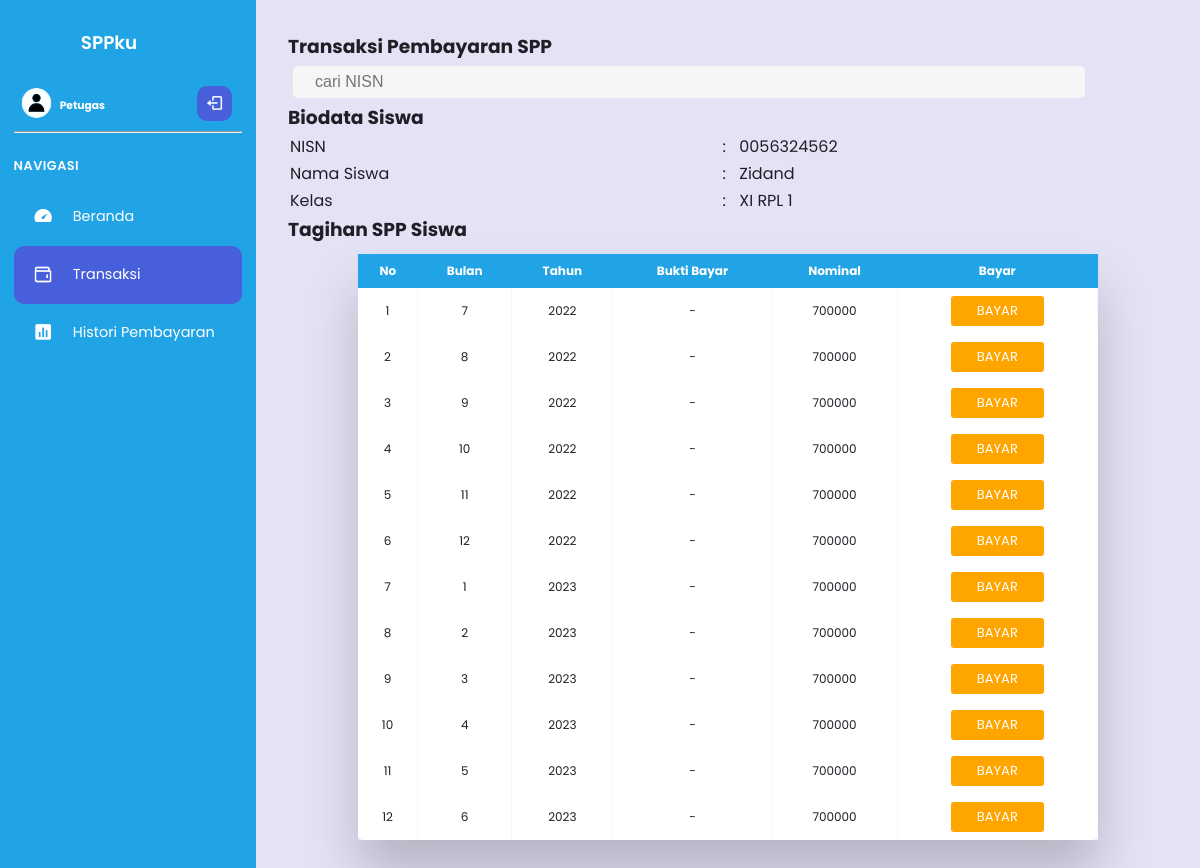
Page /petugas/search/searchspp.php?cari=0056324562 on the committed database.
### tables this page shows
CREATE TABLE `siswa` (
  `NISN` char(10) NOT NULL,
  `NIS` char(8) NOT NULL,
  `nama` varchar(50) NOT NULL,
  `id_kelas` int(11) NOT NULL,
  `alamat` text NOT NULL,
  `no_tlp` varchar(13) NOT NULL,
  `password` varchar(255) NOT NULL,
  `id` int(11) NOT NULL,
  `foto_siswa` varchar(255) NOT NULL
);

CREATE TABLE `kelas` (
  `id_kelas` int(11) NOT NULL,
  `nama_kelas` varchar(20) NOT NULL,
  `jurusan` varchar(20) NOT NULL,
  `id_angkatan` int(11) NOT NULL
);

CREATE TABLE `pembayaran` (
  `id_pembayaran` int(11) NOT NULL,
  `id_petugas` int(11) NOT NULL,
  `NISN` char(10) NOT NULL,
  `jatuh_tempo` date NOT NULL,
  `tgl_bayar` date NOT NULL,
  `bulan_spp` int(2) NOT NULL,
  `id_spp` int(11) NOT NULL,
  `tahun_spp` int(4) NOT NULL,
  `foto_bukti` varchar(255) NOT NULL,
  `keterangan` enum('lunas','belum lunas') NOT NULL
);

CREATE TABLE `spp` (
  `id_spp` int(11) NOT NULL,
  `id_angkatan` int(11) NOT NULL,
  `tahun` varchar(20) NOT NULL,
  `nominal` int(11) NOT NULL
);

### petugas/search/searchspp.php (the view, shortened to what this page needs)
<?php
      if ($_GET) {
        $search = $_GET['cari'];
          if(isset($_GET['cari'])){
          include "koneksi.php";
          $his = mysqli_query($conn, "select * from siswa where NISN like '$search'");
          $f=mysqli_fetch_array($his);
          $row = mysqli_num_rows($his);
          if ($row > 0) {
      ?>
<!DOCTYPE html>
<html lang="en">
<head>
  <link rel="stylesheet" href="style.css?<?php echo time(); ?>">
  <link href='https://unpkg.com/boxicons@2.0.9/css/boxicons.min.css' rel='stylesheet'>
</head>
<body>
<nav>
    <div class="sidebar-top">
      <h3 class="hide">SPPku</h3>
    </div>
    <div class="sidebar-footer">
      <div class="admin-user tooltip-element" data-tooltip="1">
        <div class="admin-profile hide">
          <img src="../gambar/Profile4.svg" alt="" width="30" height="30">
          <div class="admin-info">
            <h6>Petugas</h6>
          </div>
        </div>
        <a href="logout.php" class="log-out">
          <i class='bx bx-log-out ' ></i>
        </a>
      </div>
      <hr>
    </div>
    <div class="sidebar-links">
    <h4 class="hide">Navigasi</h4>
      <ul>
      <li class="tooltip-element" data-tooltip="1">
          <a href="home.php" class="active"data-active="1">
            <div class="icon">
              <i class='bx bxs-tachometer'></i>
            </div>
            <span class="link hide">Beranda</span>
          </a>
        </li>
        <div class="active-tab">
        <li class="tooltip-element" data-tooltip="0">
          <a href="transaksi.php" class="active" data-active="4">
            <div class="icon">
            <img style="width:1.3rem; margin-left:19px;"/>
            </div>
            <span class="link hide">Transaksi</span>
          </a>
        </li>
          </div>
        <li class="tooltip-element" data-tooltip="3">
          <a href="histori.php" class="active" data-active="3">
            <div class="icon">
              <i class='bx bxs-bar-chart-square'></i>
            </div>
            <span class="link hide">Histori Pembayaran</span>
          </a>
        </li>
      </ul>
    </div>
  </nav>
  <main>
  <h3>Transaksi Pembayaran SPP</h3>
<form method="get"  action="searchspp.php">
	 <input type="number" name="cari" placeholder="cari NISN"/>
</form>
<?php
$sq=mysqli_query($conn, "select * from siswa a join kelas b on b.id_kelas=a.id_kelas where a.NISN=$f[NISN] order by nama asc ");
$t=mysqli_fetch_array($sq);
?>
<h3>Biodata Siswa</h3>
<table>
	<tr>
		<td>NISN</td>
		<td>:</td>
		<td><?php echo $f['NISN']; ?></td>
	</tr>
	<tr>
		<td>Nama Siswa</td>
		<td>:</td>
		<td><?php echo $f['nama']; ?></td>
	</tr>
	<tr>
		<td>Kelas</td>
		<td>:</td>
		<td><?php echo $t['nama_kelas']; ?></td>
	</tr>
</table>
<h3>Tagihan SPP Siswa</h3>
<div class="table-wrapper">
  <table class="fl-table">
      <thead>
      <tr>
      <th>No</th>
      <th>Bulan</th>
      <th>Tahun</th>
      <th>Bukti Bayar</th>
      <th>Nominal</th>
      <th>Bayar</th>
      </tr>
      </thead>
      <tbody>
	<?php
    include "koneksi.php";
	$sql = mysqli_query($conn, "SELECT * FROM pembayaran WHERE NISN='$f[NISN]' ORDER BY jatuh_tempo ASC");
  $b=mysqli_query($conn, "select * from spp a join pembayaran b on b.id_spp=a.id_spp");
  while($d=mysqli_fetch_array($b)){
    $nominal=$d['nominal'];
  }
	$no=0;
	while($d=mysqli_fetch_array($sql)){
$bulan=$d['bulan_spp'];
$tahun=$d['tahun_spp'];
if($d['foto_bukti']==null){
 $bukti="-";
}else{
 $bukti="<span class='tampil-gambar' data-src='../../siswa/bukti/$d[foto_bukti]' alt='foto bukti'>Lihat Foto</span>";
}
    $no++;
    if($d['keterangan']=='lunas'){
      $bayar="<td>"."<img src='../gambar/lunas.png' style='width:40px; heigth:40px;'>"."</td>";
    }elseif($d['keterangan']=='belum lunas'){
    $bayar="<td>"."<a href='../proses_transaksi.php?id_pembayaran=$d[id_pembayaran]&NISN=$d[NISN]'  class='button-pay'>Bayar</a>"."</td>";
    }
?>
        <td><?=$no?></td>
        <td><?=$bulan?></td>
        <td><?=$tahun?></td>
        <td><?=$bukti?></td>
        <td><?=$nominal.$bayar?></td>
        <tbody>
        <?php
}
?>
</table>
  </main>
    </body>
    </html>
    <?php
          }elseif($row==0){
            header('location: searchemptyspp.php');
          }
          }
}
?>

### petugas/search/style.css (style rules this page uses)
*, *::before, *::after { padding: 0; margin: 0; box-sizing: border-box; }
:root { --main-color: #21a4e6; --main-color-dark: #475fda; --main-color-light: #5872f5; --text-color: #fcfcfd; }
body { font-family: "Poppins", sans-serif; overflow-x: hidden; background-color: #e4e2f5; min-height: 100vh; display: flex; position: relative; }
a { text-decoration: none; }
ul { list-style: none; }
nav { position: sticky; top: 0; left: 0; height: 150vh; background-color: var(--main-color); width: 16rem; padding: 1.8rem 0.85rem; color: #fff; display: flex; flex-direction: column; transition: width 0.5s ease-in-out; }
nav::before { content: ""; position: absolute; width: 2rem; height: 100%; top: 0; left: 100%; }
main { flex: 1; padding: 2rem; color: #1f2027; display: flex; flex-direction: column; }
.sidebar-top { position: relative; display: flex; align-items: center; }
.sidebar-top h3 { padding-left: 0.5rem; font-weight: 600; font-size: 1.15rem; }
.sidebar-links ul { position: relative; margin-top: 0; }
.sidebar-links li { position: relative; padding: 2.5px 0; }
.sidebar-links a { color: var(--text-color); font-weight: 400; font-size: 0.9rem; display: flex; align-items: center; height: 53px; }
.icon { font-size: 1.3rem; text-align: center; min-width: 3.7rem; display: grid; grid-template-columns: 1fr; grid-template-rows: 1fr; }
.icon i { grid-column: 1 / 2; grid-row: 1 / 2; transition: 0.3s; }
.icon i:last-child { opacity: 0; color: #fff; }
.sidebar-links a.active, .sidebar-links a:hover { color: #fff; }
.sidebar-links a .link { transition: opacity 0.3s 0.2s, color 0.3s; }
.sidebar-links a.active i:last-child { opacity: 1; }
.active-tab { width: 100%; background-color: var(--main-color-dark); border-radius: 10px; transition: top 0.3s; }
.sidebar-links h4 { position: relative; font-size: 0.8rem; text-transform: uppercase; font-weight: 600; padding: 0 ; color: var(--text-color); letter-spacing: 0.5px; height: 45px; line-height: 45px; transition: opacity 0.3s 0.2s, height 0.5s 0s; }
.sidebar-footer { position: relative; margin-top: 0; margin-left: 0; }
.sidebar-footer hr { margin-top: 10px; color: #fff; height: 2px; margin-bottom: 10px; }
.admin-user { display: flex; align-items: center; margin-left: 0; margin-top: 30px; }
.admin-profile { white-space: nowrap; max-width: 100%; transition: opacity 0.3s 0.2s, max-width 0.7s 0s ease-in-out; display: flex; align-items: center; flex: 1; overflow: hidden; margin-right: 10px; }
.admin-user img { width: 2.9rem; border-radius: 50%; margin: 0 0.4rem; }
.admin-info { width: 100%; }
.log-out { display: flex; height: 35px; width: 35px; background-color: var(--main-color-dark); color: var(--text-color); align-items: center; justify-content: center; font-size: 1.15rem; border-radius: 10px; margin: 0 0.65rem; transition: color 0.3s; }
.hide { transition: opacity 0.3s 0.2s; }
.table-wrapper { margin: 10px 70px 70px; box-shadow: 0px 35px 50px rgba( 0, 0, 0, 0.2 ); }
.fl-table { border-radius: 5px; font-size: 12px; font-weight: normal; border: none; border-collapse: collapse; width: 100%; white-space: nowrap; background-color: white; }
.fl-table td, .fl-table th { text-align: center; padding: 8px; }
.fl-table td { border-right: 1px solid #f8f8f8; font-size: 12px; }
.fl-table thead th { color: #ffffff; background: var(--main-color); }
.fl-table thead th:nth-child(odd) { color: #ffffff; background: var(--main-color); }
input[type=number] { background-color: #f6f6f6; border: none; color: #0d0d0d; padding: 5px 20px; text-decoration: none; display: inline-block; font-size: 16px; margin: 5px; width: 90%; border: 2px solid #f6f6f6; -webkit-transition: all 0.5s ease-in-out; -moz-transition: all 0.5s ease-in-out; -ms-transition: all 0.5s ease-in-out; -o-transition: all 0.5s ease-in-out; transition: all 0.5s ease-in-out; -webkit-border-radius: 5px 5px 5px 5px; border-radius: 5px 5px 5px 5px; }
.button-pay { background-color: orange; border: none; color: white; padding: 5px 26px; text-align: center; text-decoration: none; display: inline-block; text-transform: uppercase; font-size: 13px; border-radius: 3px; }

### rows in the picture
siswa: NISN "0056324562", nama "Zidand", id_kelas.nama_kelas "XI RPL 1"
pembayaran: bulan_spp "7", tahun_spp "2022", foto_bukti "-"
spp: nominal "700000"
pembayaran: bulan_spp "8", tahun_spp "2022", foto_bukti "-"
pembayaran: bulan_spp "9", tahun_spp "2022", foto_bukti "-"
pembayaran: bulan_spp "10", tahun_spp "2022", foto_bukti "-"
pembayaran: bulan_spp "11", tahun_spp "2022", foto_bukti "-"
pembayaran: bulan_spp "12", tahun_spp "2022", foto_bukti "-"
pembayaran: bulan_spp "1", tahun_spp "2023", foto_bukti "-"
pembayaran: bulan_spp "2", tahun_spp "2023", foto_bukti "-"
pembayaran: bulan_spp "3", tahun_spp "2023", foto_bukti "-"
pembayaran: bulan_spp "4", tahun_spp "2023", foto_bukti "-"
pembayaran: bulan_spp "5", tahun_spp "2023", foto_bukti "-"
pembayaran: bulan_spp "6", tahun_spp "2023", foto_bukti "-"
